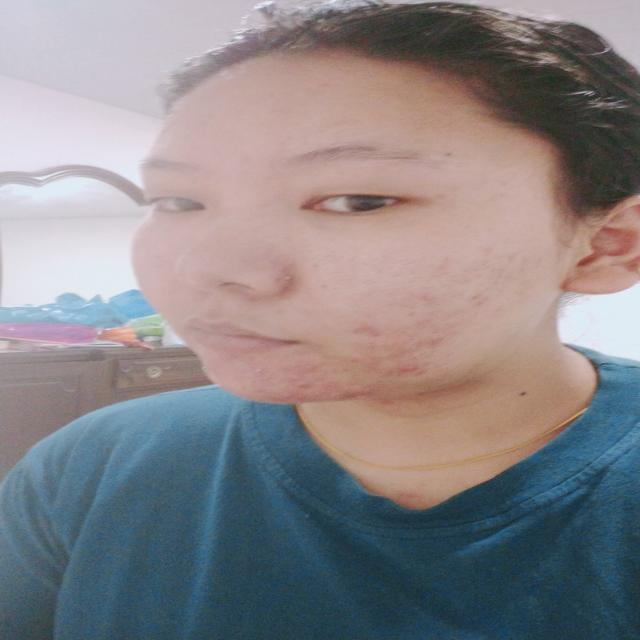
#> input picture Dataset/Acne/10/1-3-_jpg.rf.8c6161cbe86b7439c921fc81486e9cd0.jpg, 640 x 640 px; its folder holds only this picture in this run
$ jupyter execute --allow-errors kentsharebisa.ipynb   (older library calls are emulated)
#> lines starting #> are read from the running program, lines starting #| are printed output that depends on the picture
[cell 1]
import os
import cv2
import numpy as np
from sklearn.model_selection import train_test_split
from sklearn.svm import SVC
from sklearn.metrics import classification_report, accuracy_score
from tensorflow.keras.models import Sequential
from tensorflow.keras.layers import Conv2D, MaxPooling2D, Flatten, Dense, Dropout
from tensorflow.keras.utils import to_categorical
from skimage.feature import local_binary_pattern, hog, graycomatrix, graycoprops
from sklearn.ensemble import RandomForestClassifier, StackingClassifier
from xgboost import XGBClassifier
import pickle
from sklearn.model_selection import train_test_split
from sklearn.svm import SVC
from sklearn.linear_model import LogisticRegression

[cell 2]
def load_data(dataset_path):
#> called with dataset_path = 'Dataset'
    classes = {'Acne': 0, 'Bags': 1, 'Redness': 2}  # Map class names to labels
    X, y = [], []
    for class_name, label in classes.items():
        class_path = os.path.join(dataset_path, class_name)
        if not os.path.exists(class_path):
            print(f"Folder not found: {class_path}")
            continue
        for subfolder in os.listdir(class_path):  # Iterate through subfolders (0-10)
            subfolder_path = os.path.join(class_path, subfolder)
            if os.path.isdir(subfolder_path):
                for img_name in os.listdir(subfolder_path):  # Iterate through images
                    img_path = os.path.join(subfolder_path, img_name)
                    img = cv2.imread(img_path)
#> img is the input picture: shape (640, 640, 3); mean B, G, R 135.2, 132.2, 136.4
                    if img is not None:
                        img = cv2.resize(img, (128, 128))  # Resize images to 128x128
#> img: shape (128, 128, 3)
                        X.append(img)
                        y.append(label)
                    else:
                        print(f"Failed to load image: {img_path}")
#> pass 2 of the loop in load_data, `for class_name, label in classes.items():`:
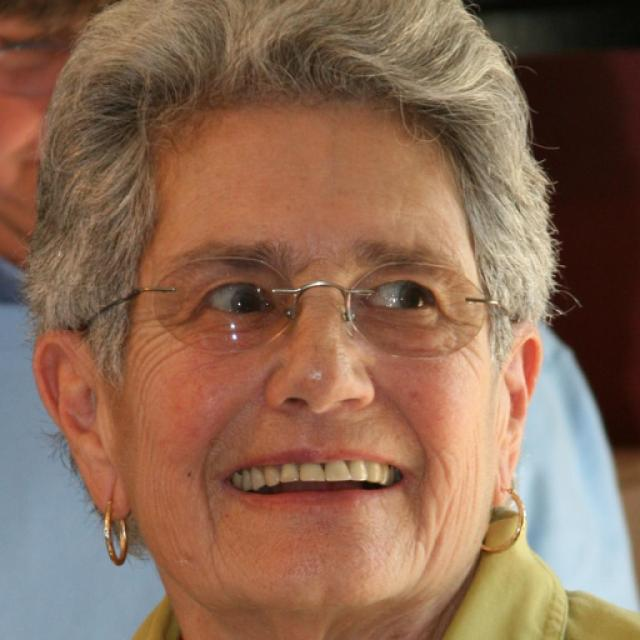
#> input picture Dataset/Bags/20/00569_png_jpg.rf.11c7609c86979a6c6634e5df264ca711.jpg, 640 x 640 px
#> in load_data, img is the input picture: shape (640, 640, 3); mean B, G, R 84.7, 106.1, 139.8
#> in load_data, `img = cv2.resize(img, (128, 128))`:
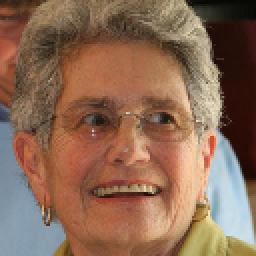
#> img: shape (128, 128, 3) (shown 2 times larger); mean B, G, R 84.7, 106, 139.8
    print(f"Loaded {len(X)} images from {len(classes)} classes.")
#| Loaded 2 images from 3 classes.
    return np.array(X), np.array(y)

[cell 3]
dataset_path = 'Dataset'
X, y = load_data(dataset_path)
#> y = [0, 1]

[cell 4]
# LBP Feature Extraction
def extract_lbp_features(img, P=8, R=1):
    gray = cv2.cvtColor(img, cv2.COLOR_BGR2GRAY)
    lbp = local_binary_pattern(gray, P=P, R=R, method='uniform')
    hist, _ = np.histogram(lbp, bins=np.arange(0, P+3), range=(0, P+2))
    hist = hist.astype('float')
    hist /= (hist.sum() + 1e-6)  # Normalize
    return hist

# HOG Feature Extraction
def extract_hog_features(img, orientations=9, pixels_per_cell=(8, 8), cells_per_block=(2, 2)):
    gray = cv2.cvtColor(img, cv2.COLOR_BGR2GRAY)
    features, _ = hog(gray, orientations=orientations, pixels_per_cell=pixels_per_cell, cells_per_block=cells_per_block, block_norm='L2-Hys', visualize=True)
    return features

# Color Histogram Feature Extraction
def extract_color_features(img, h_range=(0, 128), s_range=(100, 150), v_range=(0, 128)):
#> called with h_range = (0, 128), s_range = (100, 150), v_range = (0, 128)
    hsv = cv2.cvtColor(img, cv2.COLOR_BGR2HSV)
#> hsv: shape (128, 128, 3); mean H, S, V 65.6, 70.5, 153.6
    hist_h = cv2.calcHist([hsv], [0], None, [256], h_range)
#> hist_h = 256 values, max 1588 at index 202, min 0 at index 1, mean 54.91
    hist_s = cv2.calcHist([hsv], [1], None, [256], s_range)
#> hist_s = 256 values, max 120 at index 148, min 0 at index 1, mean 15.46
    hist_v = cv2.calcHist([hsv], [2], None, [256], v_range)
#> hist_v = 256 values, max 132 at index 150, min 0 at index 0, mean 21.76
    hist_h /= hist_h.sum() + 1e-6
#> hist_h = 256 values, max 0.113 at index 202, min 0 at index 1, mean 0.00391
    hist_s /= hist_s.sum() + 1e-6
#> hist_s = 256 values, max 0.0303 at index 148, min 0 at index 1, mean 0.00391
    hist_v /= hist_v.sum() + 1e-6
#> hist_v = 256 values, max 0.0237 at index 150, min 0 at index 0, mean 0.00391
    return np.concatenate([hist_h.flatten(), hist_s.flatten(), hist_v.flatten()])

# GLCM Feature Extraction
def extract_glcm_features(img, distances=[5], angles=[0], properties=('contrast', 'dissimilarity', 'homogeneity', 'energy', 'correlation')):
    gray = cv2.cvtColor(img, cv2.COLOR_BGR2GRAY)
    glcm = graycomatrix(gray, distances=distances, angles=angles, levels=256, symmetric=True, normed=True)
    glcm_features = []
    for prop in properties:
        glcm_features.append(graycoprops(glcm, prop).flatten())
    return np.concatenate(glcm_features)

# Combined Feature Extraction
def extract_combined_features(img, h_range=(0, 128), s_range=(100, 150), v_range=(0, 128)):
    lbp_features = extract_lbp_features(img)
    hog_features = extract_hog_features(img)
    color_features = extract_color_features(img, h_range, s_range, v_range)
#> color_features = 768 values, max 0.113 at index 202, min 0 at index 1, mean 0.00391
    # glcm_features = extract_glcm_features(img)
    return np.concatenate([lbp_features, hog_features, color_features])

# Example usage with training a model
def train_model_with_combined_features(X_images, y_labels, h_range=(0, 128), s_range=(100, 150), v_range=(0, 128)):
    # Extract features for all images
    X_features1 = np.array([extract_combined_features(img, h_range, s_range, v_range) for img in X_images])
#> call 2 of extract_lbp_features, with P = 8, R = 1
#> in extract_lbp_features (call 2), `gray = cv2.cvtColor(img, cv2.COLOR_BGR2GRAY)`:
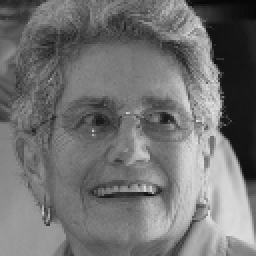
#> gray: shape (128, 128) (shown 2 times larger); min 6, max 233, mean 113.7
#> in extract_lbp_features (call 2), `lbp = local_binary_pattern(gray, P=P, R=R, method='uniform')`:
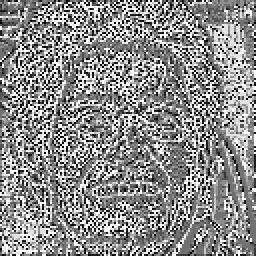
#> lbp: shape (128, 128) float64 (shown 2 times larger); min 0, max 9, mean 4.98; drawn with min black and max white
#> in extract_lbp_features (call 2), `hist, _ = np.histogram(lbp, bins=np.arange(0, P+3), range=(0, P+2))`: hist = [1240, 1324, 870, 1618, 2535, 1957, 1059, 1403, 1879, 2499]
#> in extract_lbp_features (call 2), `hist /= (hist.sum() + 1e-6)`: hist = [0.0757, 0.0808, 0.0531, 0.0988, 0.155, 0.119, 0.0646, 0.0856, 0.115, 0.153]
#> in extract_color_features (call 2), `hsv = cv2.cvtColor(img, cv2.COLOR_BGR2HSV)`: hsv: shape (128, 128, 3); mean H, S, V 23.4, 120.1, 143.9
    X_features2 = np.array([extract_glcm_features(img) for img in X_images])
#> X_features2 = [[378.8, 11.22, 0.166, 0.0186, 0.936], [1364, 22.93, 0.0956, 0.0151, 0.698]]
    # Split into training and validation sets
    X_train, X_val, y_train, y_val = train_test_split(X_features1, y_labels, test_size=0.2, random_state=42)
#> y_train = [0]; y_val = [1]
    X2_train, X2_val, y2_train, y2_val = train_test_split(X_features2, y_labels, test_size=0.2, random_state=42)
#> X2_train = [[378.8, 11.22, 0.166, 0.0186, 0.936]]; X2_val = [[1364, 22.93, 0.0956, 0.0151, 0.698]]; y2_train = [0]; y2_val = [1]
    # Train a classifier (SVC)
    base_models = [
        ('svm', SVC(kernel='linear', probability=True)),
        ('rf', RandomForestClassifier(n_estimators=100, random_state=42)),
        ('xgb', XGBClassifier(use_label_encoder=False, eval_metric='mlogloss', random_state=42))
    ]
    # Meta-model
    meta_model = LogisticRegression(multi_class='multinomial', solver='lbfgs')

    # Stacking Classifier
    stacking_clf = StackingClassifier(estimators=base_models, final_estimator=meta_model, cv=5)
    stacking_clf2 = StackingClassifier(estimators=base_models, final_estimator=meta_model, cv=5)
    stacking_clf.fit(X_train, y_train)
    stacking_clf2.fit(X2_train, y2_train)

    # Evaluate model
    y2_pred = stacking_clf2.predict(X2_val)
    y_pred = stacking_clf.predict(X_val)
    accuracy = accuracy_score(y_val, y_pred)
    accuracy2 = accuracy_score(y2_val, y2_pred)
    print(f"Validation Accuracy Gabung semua: {accuracy}")
    print(f"Validation Accuracy GLCM Only: {accuracy2}")

    return stacking_clf

#> (a cell that did not finish here is left out)

[cell 6]
file = open('kent.pkl', 'wb')
#> (the rest of this cell did not finish here and is left out)

[cell 7]
X_features1 = np.array([extract_combined_features(img) for img in X])
#> call 3 of extract_lbp_features, with P = 8, R = 1
#> in extract_lbp_features (call 3), `gray = cv2.cvtColor(img, cv2.COLOR_BGR2GRAY)`:
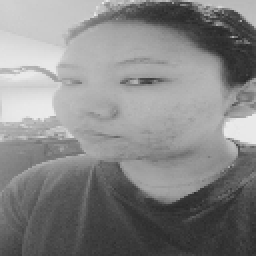
#> gray: shape (128, 128) (shown 2 times larger); min 39, max 236, mean 133.8
#> in extract_lbp_features (call 3), `lbp = local_binary_pattern(gray, P=P, R=R, method='uniform')`:
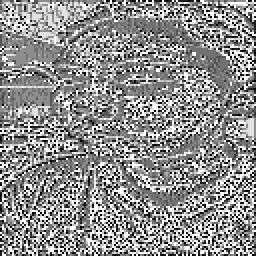
#> lbp: shape (128, 128) float64 (shown 2 times larger); min 0, max 9, mean 5.07; drawn with min black and max white
#> in extract_lbp_features (call 3), `hist, _ = np.histogram(lbp, bins=np.arange(0, P+3), range=(0, P+2))`: hist = [1074, 1262, 785, 1567, 2507, 2260, 1116, 1497, 1849, 2467]
#> in extract_lbp_features (call 3), `hist /= (hist.sum() + 1e-6)`: hist = [0.0656, 0.077, 0.0479, 0.0956, 0.153, 0.138, 0.0681, 0.0914, 0.113, 0.151]
X_train, X_val, y_train, y_val = train_test_split(X_features1, y, test_size=0.2, random_state=42)
#> y_train = [0]; y_val = [1]
